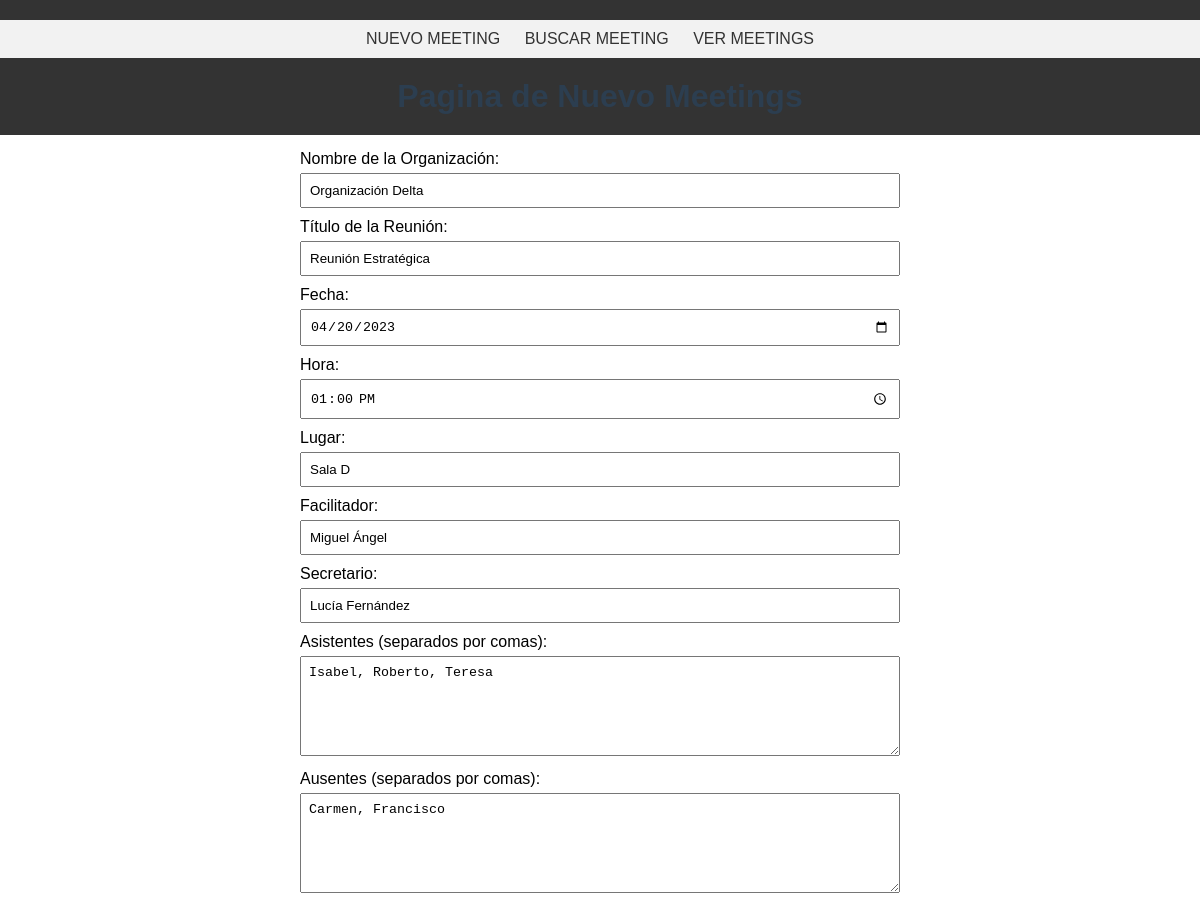
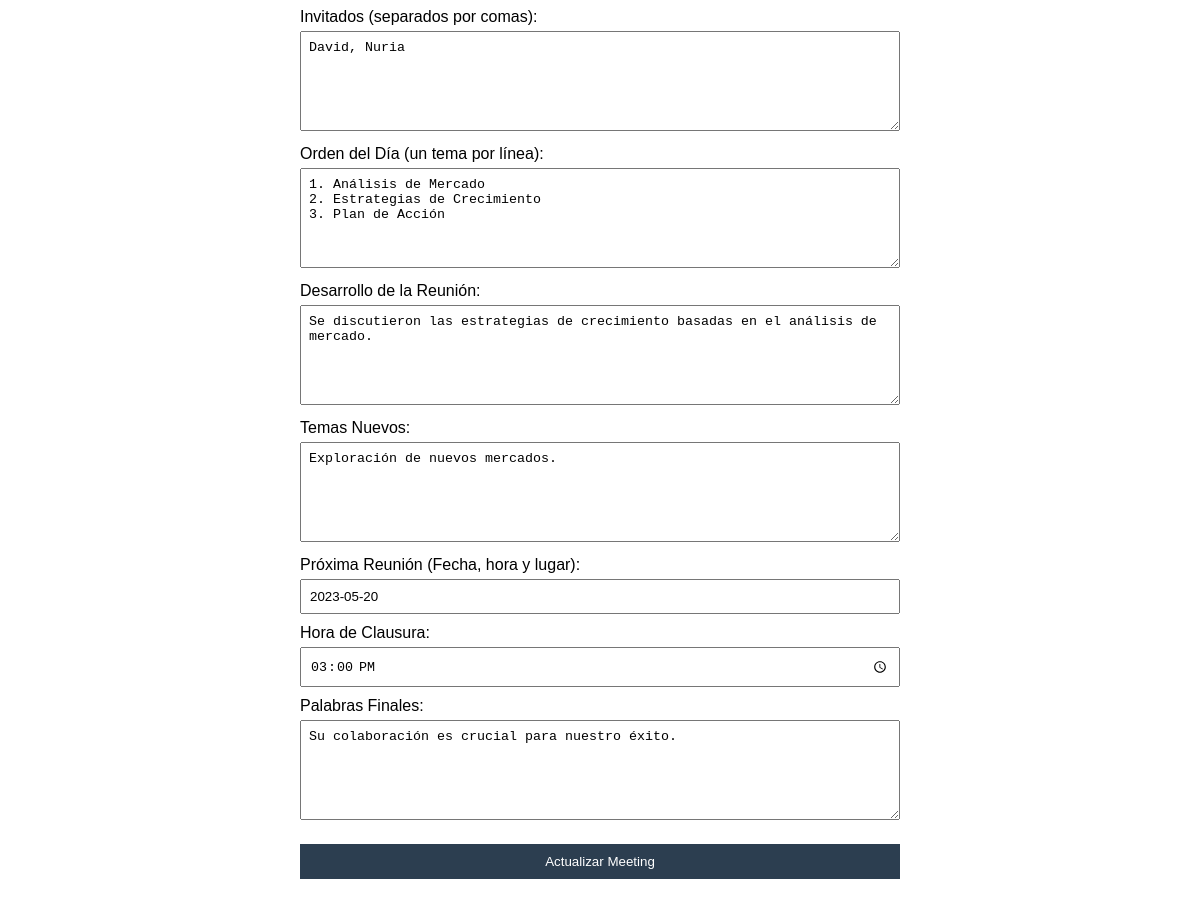
/update.php?id_meeting=4, run on the app's committed database (2 pictures, top to bottom).
### tables this page shows
CREATE TABLE minutas (
    id INT AUTO_INCREMENT PRIMARY KEY,
    orgName VARCHAR(255),
    meetingTitle VARCHAR(255),
    meetingDate DATE,
    meetingTime TIME,
    meetingPlace VARCHAR(255),
    facilitator VARCHAR(255),
    secretary VARCHAR(255),
    attendees TEXT,
    absentees TEXT,
    guests TEXT,
    agenda TEXT,
    discussion TEXT,
    newTopics TEXT,
    nextMeeting TEXT,
    closingTime TIME,
    closingRemarks TEXT
);

### utils.php (called while the page is built)
<?php
function get_params($key)
{
    return $_POST[$key] ?? $_GET[$key] ?? $_SERVER[$key] ?? null;
}

### views/parts/form.ingreso.view.php (the view, shortened to what this page needs)
<form action="../process.php" method="post">
    <label for="orgName">Nombre de la Organización:</label>
    <input type="text" id="orgName" name="orgName" value="<?= htmlspecialchars($meetingDetails['orgName']) ?>" required>
    <label for="meetingTitle">Título de la Reunión:</label>
    <input type="text" id="meetingTitle" name="meetingTitle" value="<?= htmlspecialchars($meetingDetails['meetingTitle']) ?>" required>
    <label for="meetingDate">Fecha:</label>
    <input type="date" id="meetingDate" name="meetingDate" value="<?= htmlspecialchars($meetingDetails['meetingDate']) ?>" required>
    <label for="meetingTime">Hora:</label>
    <input type="time" id="meetingTime" name="meetingTime" value="<?= htmlspecialchars($meetingDetails['meetingTime']) ?>" required>
    <label for="meetingPlace">Lugar:</label>
    <input type="text" id="meetingPlace" name="meetingPlace" value="<?= htmlspecialchars($meetingDetails['meetingPlace']) ?>" required>
    <label for="facilitator">Facilitador:</label>
    <input type="text" id="facilitator" name="facilitator" value="<?= htmlspecialchars($meetingDetails['facilitator']) ?>" required>
    <label for="secretary">Secretario:</label>
    <input type="text" id="secretary" name="secretary" value="<?= htmlspecialchars($meetingDetails['secretary']) ?>" required>
    <label for="attendees">Asistentes (separados por comas):</label>
    <textarea id="attendees" name="attendees" required><?= htmlspecialchars($meetingDetails['attendees']) ?></textarea>
    <label for="absentees">Ausentes (separados por comas):</label>
    <textarea id="absentees" name="absentees"><?= htmlspecialchars($meetingDetails['absentees']) ?></textarea>
    <label for="guests">Invitados (separados por comas):</label>
    <textarea id="guests" name="guests"><?= htmlspecialchars($meetingDetails['guests']) ?></textarea>
    <label for="agenda">Orden del Día (un tema por línea):</label>
    <textarea id="agenda" name="agenda" required><?= htmlspecialchars($meetingDetails['agenda']) ?></textarea>
    <label for="discussion">Desarrollo de la Reunión:</label>
    <textarea id="discussion" name="discussion" required><?= htmlspecialchars($meetingDetails['discussion']) ?></textarea>
    <label for="newTopics">Temas Nuevos:</label>
    <textarea id="newTopics" name="newTopics"><?= htmlspecialchars($meetingDetails['newTopics']) ?></textarea>
    <label for="nextMeeting">Próxima Reunión (Fecha, hora y lugar):</label>
    <input type="text" id="nextMeeting" name="nextMeeting" value="<?= htmlspecialchars($meetingDetails['nextMeeting']) ?>" required>
    <label for="closingTime">Hora de Clausura:</label>
    <input type="time" id="closingTime" name="closingTime" value="<?= htmlspecialchars($meetingDetails['closingTime']) ?>" required>
    <label for="closingRemarks">Palabras Finales:</label>
    <textarea id="closingRemarks" name="closingRemarks" required><?= htmlspecialchars($meetingDetails['closingRemarks']) ?></textarea>
    <button type="submit" name="action" value="<?= $action === 'update' ? 'update' : 'new' ?>">
        <?= $action === 'update' ? 'Actualizar Meeting' : 'Enviar Nuevo Formulario' ?>
    </button>
</form>

### styles/styles.css (style rules this page uses)
body { font-family: Arial, sans-serif; margin: 20px; position: relative; }
form { max-width: 600px; margin: auto; width: 70vw; }
label { display: block; margin: 10px 0 5px; }
input, textarea, select { width: 100%; padding: 8px; box-sizing: border-box; }
textarea { height: 100px; }
button { display: block; width: 100%; padding: 10px; margin-top: 20px; background-color: #2c3e50; color: white; border: none; cursor: pointer; }

### data on the page
minutas: orgName "Organización Delta", meetingTitle "Reunión Estratégica", meetingDate "04/20/2023", meetingTime "13:00:00", meetingPlace "Sala D", facilitator "Miguel Ángel", secretary "Lucía Fernández", attendees "Isabel, Roberto, Teresa", absentees "Carmen, Francisco", guests "David, Nuria", agenda "1. Análisis de Mercado 2. Estrategias de Crecimiento 3. Plan de Acción", discussion "Se discutieron las estrategias de crecimiento basadas en el análisis de mercado.", newTopics "Exploración de nuevos mercados.", nextMeeting "2023-05-20", closingTime "15:00:00", closingRemarks "Su colaboración es crucial para nuestro éxito."
